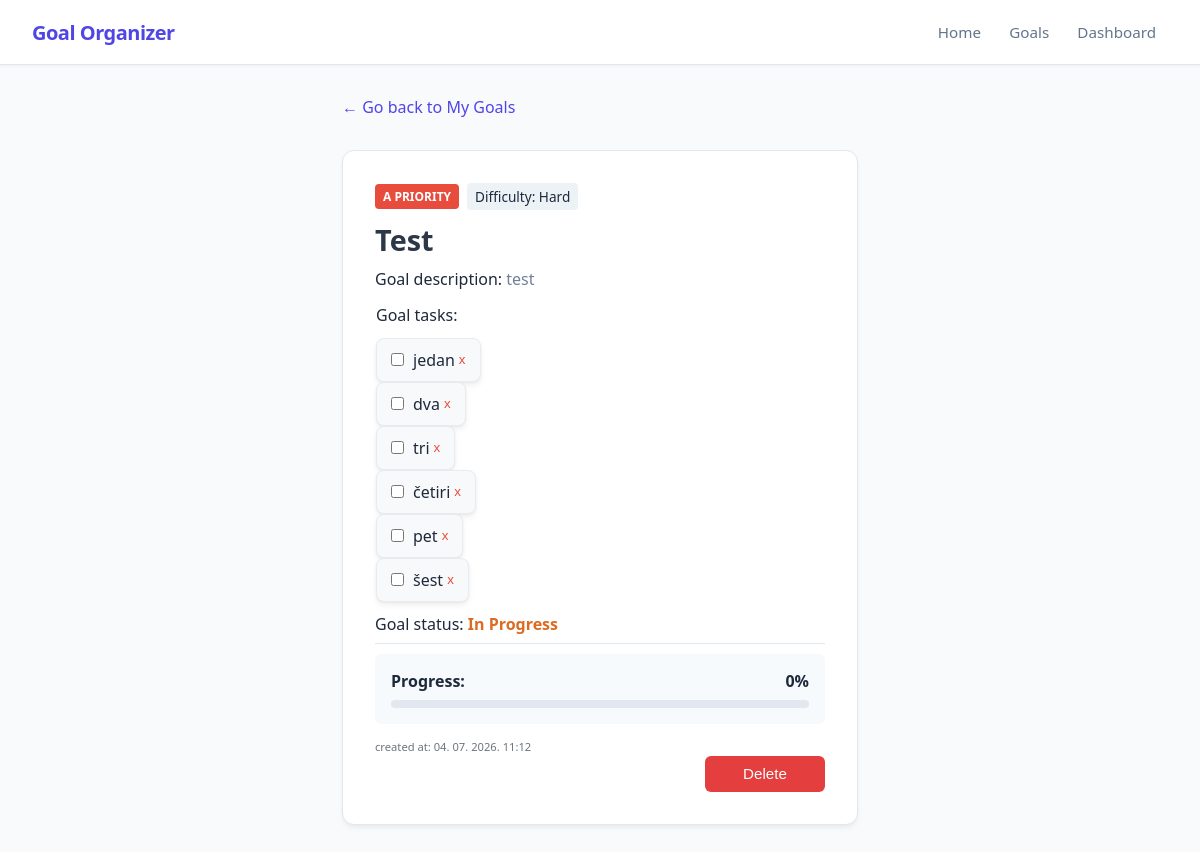
/goals/2, run on the app's committed database.
### app/models_db.py (models this page shows, shortened)
class Goal(db.Model):
    __tablename__ = 'goals'
    id = db.Column(db.Integer, primary_key=True)
    title = db.Column(db.String(100), nullable=False)
    description = db.Column(db.Text, nullable=False)
    is_completed = db.Column(db.Boolean, default=False)
    progress_percentage = db.Column(db.Float, default=0.0)
    difficulty = db.Column(db.String(20), nullable=False, default='Medium')
    priority = db.Column(db.String(1), nullable=False, default='b')
    created_at = db.Column(db.DateTime, default=datetime.now(timezone.utc), nullable=False)
    tasks = db.relationship('Task', backref='goal', cascade="all, delete-orphan", lazy=True)

class Task(db.Model):
    __tablename__ = 'tasks'
    id = db.Column(db.Integer, primary_key=True)
    text = db.Column(db.String(255), nullable=False)
    is_completed = db.Column(db.Boolean, default=False)
    goal_id = db.Column(db.Integer, db.ForeignKey('goals.id', ondelete='CASCADE'), nullable=False)

### app/routes.py (the view)
@main.route('/goals/<int:goal_id>')
def view_goal(goal_id):
    goal = Goal.query.get_or_404(goal_id)
    tasks_list = goal.tasks
    return render_template('view_goal.html', goal=goal, tasks=tasks_list)

### app/templates/view_goal.html (shortened to what this page needs)
{% extends "base.html" %}
{% block content %}
<div class="container">
    <a href="{{ url_for('main.show_goals') }}" style="text-decoration: none; color: var(--primary); display: inline-flex; align-items: center; margin-bottom: 0.0rem; font-weight: 500;">
            ← Go back to My Goals
    </a>
    <div class="card">
        <div style="display: flex; gap: 0.5rem; align-items: center;">
            <span class="badge badge-{{ goal.priority }} ">{{ goal.priority | upper }} priority</span>
            <span style="background: #edf2f7; padding: 0.25rem 0.5rem; border-radius: 4px; font-size: 0.85rem; font-weight: 500;">
                Difficulty: {{ goal.difficulty }}
            </span>
        </div>
        <div>
            <h2 style="margin: 0 0 0.5rem 0; font-size: 1.8rem; color: #2d3748; padding-top: 10px;">{{ goal.title }}</h2>
            Goal description:
            <span style="margin: 0; color: #718096; line-height: 1.6;">{{ goal.description or 'Nema opisa.' }}</span>
        </div>
        <div class="tasks-container" style="margin-top: 10px;">
            <h3 style="margin: 0 0 0.75rem 0; font-size: 1.0rem; font-weight: 400;">Goal tasks:</h3>
            {% if tasks %}
                <ul style="list-style-type: none;">
                    {% for task in tasks %}
                        <li class="task-item task-box" style="display: flex; align-items: center; justify-content: space-between;">
                                        <label style="display: flex; align-items: center; gap: 6px; cursor: pointer;">
                                            <input type="checkbox"
                                                class="task-toggle"
                                                data-task-id="{{ task.id }}"
                                                {% if task.is_completed %}checked{% endif %}>
                                            <span class="{% if task.is_completed %}completed-task{% endif %}">
                                                {{ task.text }}
                                            </span>
                                        </label>
                                        <button type="button"
                                                class="delete-task-btn"
                                                data-task-id="{{ task.id }}"
                                                style="background: none; border: 1px; color: #e74c3c; cursor: pointer; padding: 0 4px;">
                                            x
                                        </button>
                                    </li>
                    {% endfor %}
                </ul>
            {% else %}
                <p style="margin: 0; color: #a0aec0; font-style: italic;">Nema dodanih zadataka.</p>
            {% endif %}
        </div>
        <div class="goal-status">
            Goal status:
            {% if goal.is_completed %}
                <span style="color: #38a169; font-weight: bold;">Completed</span>
            {% else %}
                <span style="color: #dd6b20; font-weight: bold;">In Progress</span>
            {% endif %}
        </div>
        <hr style="border: 0; border-top: 1px solid #e2e8f0; margin: 0.5rem 0;">
        <div style="background: #f7fafc; padding: 1rem; border-radius: 6px; margin-top: 10px; margin-bottom: 10px;">
            <div style="display: flex; justify-content: space-between; margin-bottom: 0.5rem; font-weight: 600;">
                <span>Progress:</span>
                <span class="progress-percentage">{{ goal.progress_percentage | round | int }}%</span>
            </div>
            <div class="progress-bar" style="width: 100%; background: #e2e8f0; height: 8px; border-radius: 4px; overflow: hidden;">
            </div>
        </div>
        <div>
            <small class="date">created at: {{ goal.created_at.strftime('%d. %m. %Y. %H:%M') }}</small>
        </div>
        <div style="display: flex; justify-content: flex-end;">
            <form action="{{ url_for('main.delete_goal', goal_id=goal.id) }}" method="POST" onsubmit="return confirm('Are you sure you want to delete {{goal.title}}?');">
                <button type="submit" style="background-color: #e53e3e; color: white; border: none; padding: 0.6rem 1.2rem; border-radius: 6px; cursor: pointer; font-weight: 500;">
                    Delete
                </button>
            </form>
        </div>
    </div>
</div>
{% endblock %}

### app/static/style.css (style rules this page uses)
:root { --bg-color: #f8fafc; --card-bg: #ffffff; --text-main: #1e293b; --text-muted: #64748b; --border-color: #e2e8f0; --primary: #4f46e5; --primary-hover: #4338ca; --success: #22c55e; --pending: #f59e0b; }
body { font-family: 'Segoe UI', Roboto, Helvetica, Arial, sans-serif; background-color: var(--bg-color); color: var(--text-main); margin: 0; padding: 2rem; display: flex; justify-content: center; padding-top: calc(64px + 2rem); }
.container { width: 100%; max-width: 1200px; display: grid; grid-template-columns: 1fr; gap: 2rem; }
h1, h2, h3, a, .goal-title { white-space: nowrap; overflow: hidden; text-overflow: ellipsis; max-width: 100%; }
h2 { text-transform: capitalize; font-size: 1.1em; font-weight: bold; }
.badge { padding: 4px 8px; border-radius: 4px; font-size: 12px; font-weight: bold; text-transform: uppercase; }
.badge-a { background-color: #e74c3c; color: white; }
.card { max-width: 100%; min-width: 450px; background: var(--card-bg); padding: 2rem; border-radius: 12px; box-shadow: 0 4px 6px -1px rgba(0, 0, 0, 0.05), 0 2px 4px -1px rgba(0, 0, 0, 0.03); border: 1px solid var(--border-color); }
.card h2 { margin-top: 0; margin-bottom: 1.5rem; font-size: 1.25rem; font-weight: 600; }
.tasks-container { border: transparent solid 1px; }
button[type="submit"] { width: 100%; background-color: var(--primary); color: white; padding: 0.75rem; border: none; border-radius: 6px; font-size: 1rem; font-weight: 500; cursor: pointer; transition: background-color 0.2s; }
ul { text-align: left; margin: 0; padding-bottom: 10px; display: flex; flex-direction: column; gap: 0rem; padding-left: 0px; }
li { padding: 0%; }
.badge { padding: 0.25rem 0.5rem; border-radius: 4px; font-size: 0.75rem; font-weight: 600; text-transform: uppercase; }
.date { color: #6c757d; font-size: 0.7em; }
button[type="submit"] { width: auto; min-width: 120px; padding: 0.75rem 1.5rem; background-color: var(--primary); color: white; border: none; border-radius: 6px; font-size: 0.95rem; font-weight: 500; cursor: pointer; transition: background-color 0.2s; display: block; margin-left: auto; }
.task-box { width: fit-content; background-color: #f8f9fa; border-radius: 8px; box-shadow: 0 4px 6px rgba(0, 0, 0, 0.05), 0 1px 3px rgba(0, 0, 0, 0.05); padding: 10px; border: 1px solid #e9ecef; }

### data on the page
Goal: priority "A", difficulty "Hard", title "Test", description "test", progress_percentage "0", created_at "04. 07. 2026. 11:12"
Task: text "jedan"
Task: text "dva"
Task: text "tri"
Task: text "četiri"
Task: text "pet"
Task: text "šest"
